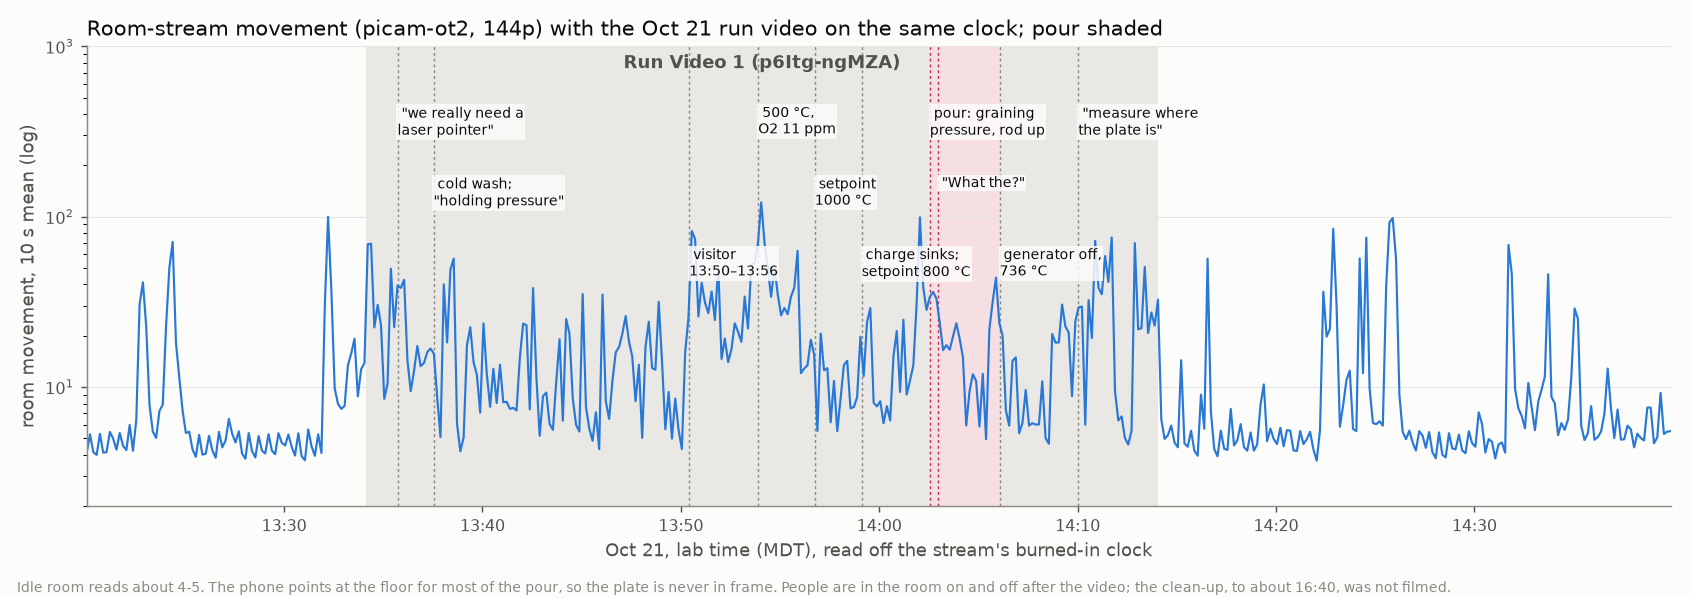

Python code for this plot:
#!/usr/bin/env python3
"""Room-stream movement on Oct 21 with the run video placed on the same clock.

    python timeline.py   # reads room_activity_10s.csv and alignment.json, writes timeline.png
"""
import csv, datetime as dt, json, os

import matplotlib
matplotlib.use("Agg")
import matplotlib.dates as mdates
import matplotlib.pyplot as plt

HERE = os.path.dirname(os.path.abspath(__file__))
DAY = dt.date(2026, 10, 21)
SURFACE, INK, INK2, MUTED, SERIES, BAND, ALERT = "#fcfcfb", "#0b0b0b", "#52514e", "#8a8984", "#2a78d6", "#e9e8e4", "#c4314b"
EVENTS = [  # (MDT, label), read off the run video at its aligned times
    ("13:35:43", "\"we really need a\nlaser pointer\""),
    ("13:37:32", "cold wash;\n\"holding pressure\""),
    ("13:50:25", "visitor\n13:50–13:56"),
    ("13:53:54", "500 °C,\nO2 11 ppm"),
    ("13:56:45", "setpoint\n1000 °C"),
    ("13:59:07", "charge sinks;\nsetpoint 800 °C"),
    ("14:02:33", "pour: graining\npressure, rod up"),
    ("14:02:57", "\"What the?\""),
    ("14:06:04", "generator off,\n736 °C"),
    ("14:10:02", "\"measure where\nthe plate is\""),
]


def t(hms):
    return dt.datetime.combine(DAY, dt.time.fromisoformat(hms))


def main():
    rows = [r for r in csv.DictReader(open(os.path.join(HERE, "room_activity_10s.csv"))) if "13:20:00" <= r["mdt"] <= "14:40:00"]
    x = [t(r["mdt"]) for r in rows]
    y = [max(float(r["mean_change"]), 2.01) for r in rows]
    vids = json.load(open(os.path.join(HERE, "alignment.json")))["videos"]

    fig, ax = plt.subplots(figsize=(13, 4.6), dpi=130)
    fig.patch.set_facecolor(SURFACE)
    ax.set_facecolor(SURFACE)
    top = 1000
    for vid, v in vids.items():
        a, b = t(v["start_mdt"]), t(v["end_mdt"])
        ax.axvspan(a, b, color=BAND, lw=0, zorder=0)
        ax.text(a + (b - a) / 2, top * 0.9, "Run Video 1 (p6Itg-ngMZA)", ha="center", va="top",
                fontsize=10, color=INK2, fontweight="bold")
    ax.axvspan(t("14:02:33"), t("14:06:04"), color="#f6dfe3", lw=0, zorder=0.5)
    ax.plot(x, y, color=SERIES, lw=1.2, zorder=2)
    for k, (hms, label) in enumerate(EVENTS):
        c = ALERT if hms in ("14:02:33", "14:02:57") else MUTED
        ax.axvline(t(hms), color=c, lw=0.8, ls=(0, (2, 2)), zorder=1)
        ax.text(t(hms), top * 0.45 / 2.6 ** (k % 3), " " + label, fontsize=7.5, color=INK, va="top", ha="left",
                bbox=dict(facecolor=SURFACE, edgecolor="none", pad=0.6, alpha=0.85), zorder=3)
    ax.set_yscale("log")
    ax.set_ylim(2, top)
    ax.set_xlim(x[0], x[-1])
    ax.xaxis.set_major_locator(mdates.MinuteLocator(byminute=[0, 10, 20, 30, 40, 50]))
    ax.xaxis.set_major_formatter(mdates.DateFormatter("%H:%M"))
    ax.set_xlabel("Oct 21, lab time (MDT), read off the stream's burned-in clock", color=INK2)
    ax.set_ylabel("room movement, 10 s mean (log)", color=INK2)
    for s in ("top", "right"):
        ax.spines[s].set_visible(False)
    for s in ("left", "bottom"):
        ax.spines[s].set_color(MUTED)
    ax.tick_params(colors=INK2, labelsize=9)
    ax.grid(axis="y", color="#e6e5e1", lw=0.6)
    ax.set_title("Room-stream movement (picam-ot2, 144p) with the Oct 21 run video on the same clock; pour shaded",
                 loc="left", color=INK, fontsize=11.5)
    fig.text(0.01, 0.01, "Idle room reads about 4-5. The phone points at the floor for most of the pour, so the plate is never in frame. "
             "People are in the room on and off after the video; the clean-up, to about 16:40, was not filmed.", fontsize=8, color=MUTED)
    fig.tight_layout(rect=(0, 0.03, 1, 1))
    fig.savefig(os.path.join(HERE, "timeline.png"), facecolor=SURFACE)
    print("timeline.png")


if __name__ == "__main__":
    main()
